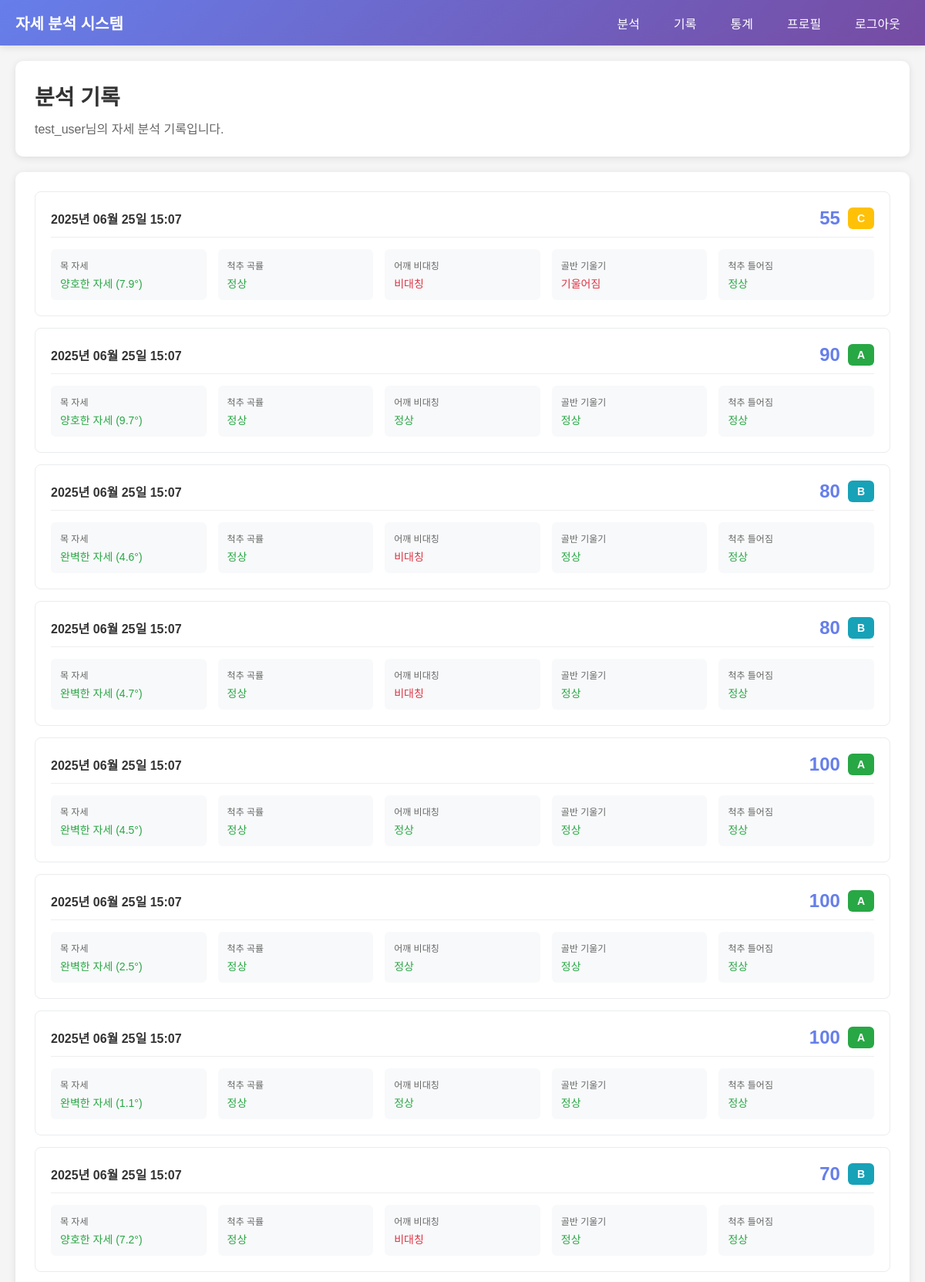
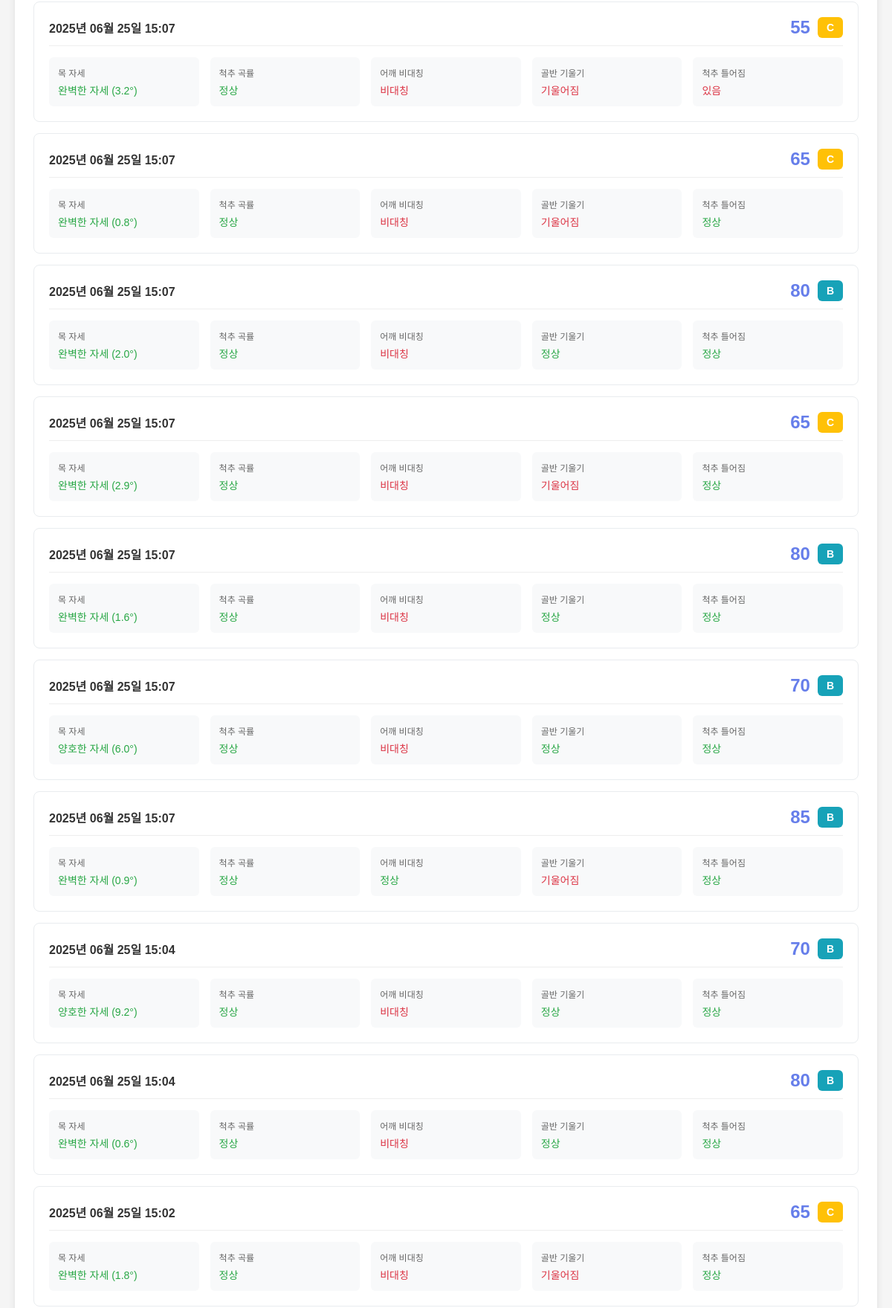
Page /crud/history (signed in, upper part) on the committed database (2 pictures, top to bottom).
### apps/crud/models.py (models this page shows, shortened)
class User(db.Model):
    __tablename__ = "user"
    id = db.Column(db.Integer, primary_key=True)
    username = db.Column(db.String(80), unique=True, nullable=False, index=True)
    email = db.Column(db.String(120), unique=True, nullable=False, index=True)
    password_hash = db.Column(db.String(255), nullable=False)
    created_at = db.Column(db.DateTime, default=datetime.now)
    updated_at = db.Column(db.DateTime, default=datetime.now, onupdate=datetime.now)
    last_login = db.Column(db.DateTime)
    posture_records = db.relationship('PostureRecord', backref='user', lazy='dynamic', cascade='all, delete-orphan')
    @property
    def password(self):
        raise AttributeError("읽어 들일 수 없음")

class PostureRecord(db.Model):
    __tablename__ = "posture_record"
    id = db.Column(db.Integer, primary_key=True)
    user_id = db.Column(db.Integer, db.ForeignKey('user.id'), nullable=False)
    analysis_date = db.Column(db.DateTime, default=datetime.now)
    neck_angle = db.Column(db.Float)
    neck_grade = db.Column(db.String(1))  # A, B, C, D
    neck_description = db.Column(db.String(100))
    spine_is_hunched = db.Column(db.Boolean)
    spine_angle = db.Column(db.Float)
    shoulder_is_asymmetric = db.Column(db.Boolean)
    shoulder_height_difference = db.Column(db.Float)
    pelvic_is_tilted = db.Column(db.Boolean)
    pelvic_angle = db.Column(db.Float)
    spine_is_twisted = db.Column(db.Boolean)
    spine_alignment = db.Column(db.Float)
    overall_score = db.Column(db.Integer)  # 0-100 점수
    overall_grade = db.Column(db.String(1))  # A, B, C, D
    def calculate_overall_score(self):
        score = 100
        if self.neck_grade == 'A':
            score -= 0
        elif self.neck_grade == 'B':
            score -= 10
        elif self.neck_grade == 'C':
            score -= 20
        else:  # D
            score -= 30
        if self.spine_is_hunched:
            score -= 25
        if self.shoulder_is_asymmetric:
            score -= 20
        if self.pelvic_is_tilted:
            score -= 15
        if self.spine_is_twisted:
            score -= 10
        return max(0, score)
    def calculate_overall_grade(self):
        score = self.calculate_overall_score()
        if score >= 90:
            return 'A'
        elif score >= 70:
            return 'B'
        elif score >= 50:
            return 'C'
        else:
            return 'D'

### apps/crud/views.py (the view)
    def decorated_function(*args, **kwargs):
        if 'user_id' not in session:
            flash('로그인이 필요합니다.', 'error')
            return redirect(url_for('auth.login'))
        return f(*args, **kwargs)

### apps/crud/views.py (called while the page is built)
def login_required(f):
    def decorated_function(*args, **kwargs):
        if 'user_id' not in session:
            flash('로그인이 필요합니다.', 'error')
            return redirect(url_for('auth.login'))
        return f(*args, **kwargs)
    decorated_function.__name__ = f.__name__
    return decorated_function

@crud.route('/history')
@login_required
def history():
    user = User.query.get(session['user_id'])
    page = request.args.get('page', 1, type=int)
    per_page = 20
    records = user.posture_records.order_by(
        PostureRecord.analysis_date.desc()
    ).paginate(
        page=page, per_page=per_page, error_out=False
    )
    return render_template('crud/history.html',
                         user=user,
                         records=records)

### apps/templates/crud/history.html (shortened to what this page needs)
<!DOCTYPE html>
<html lang="ko">
<head>
</head>
<body>
    <nav class="navbar">
        <div class="navbar-brand">자세 분석 시스템</div>
        <ul class="navbar-nav">
            <li><a href="{{ url_for('crud.index') }}">분석</a></li>
            <li><a href="{{ url_for('crud.history') }}">기록</a></li>
            <li><a href="{{ url_for('crud.statistics') }}">통계</a></li>
            <li><a href="{{ url_for('auth.profile') }}">프로필</a></li>
            <li><a href="{{ url_for('auth.logout') }}">로그아웃</a></li>
        </ul>
    </nav>
    <div class="container">
        <div class="page-header">
            <h1 class="page-title">분석 기록</h1>
            <p class="page-subtitle">{{ user.username }}님의 자세 분석 기록입니다.</p>
        </div>
        <div class="records-container">
            {% if records.items %}
                {% for record in records.items %}
                    <div class="record-card">
                        <div class="record-header">
                            <div class="record-date">
                                {{ record.analysis_date.strftime('%Y년 %m월 %d일 %H:%M') }}
                            </div>
                            <div class="record-score">
                                <span class="score-number">{{ record.calculate_overall_score() }}</span>
                                <span class="grade-badge grade-{{ record.calculate_overall_grade().lower() }}">
                                    {{ record.calculate_overall_grade() }}
                                </span>
                            </div>
                        </div>
                        <div class="record-details">
                            <div class="detail-item">
                                <div class="detail-label">목 자세</div>
                                <div class="detail-value {% if record.neck_grade in ['A', 'B'] %}good{% elif record.neck_grade == 'C' %}warning{% else %}bad{% endif %}">
                                    {{ record.neck_description }} ({{ "%.1f"|format(record.neck_angle) }}°)
                                </div>
                            </div>
                            <div class="detail-item">
                                <div class="detail-label">척추 곡률</div>
                                <div class="detail-value {% if not record.spine_is_hunched %}good{% else %}bad{% endif %}">
                                    {% if record.spine_is_hunched %}굽음{% else %}정상{% endif %}
                                </div>
                            </div>
                            <div class="detail-item">
                                <div class="detail-label">어깨 비대칭</div>
                                <div class="detail-value {% if not record.shoulder_is_asymmetric %}good{% else %}bad{% endif %}">
                                    {% if record.shoulder_is_asymmetric %}비대칭{% else %}정상{% endif %}
                                </div>
                            </div>
                            <div class="detail-item">
                                <div class="detail-label">골반 기울기</div>
                                <div class="detail-value {% if not record.pelvic_is_tilted %}good{% else %}bad{% endif %}">
                                    {% if record.pelvic_is_tilted %}기울어짐{% else %}정상{% endif %}
                                </div>
                            </div>
                            <div class="detail-item">
                                <div class="detail-label">척추 틀어짐</div>
                                <div class="detail-value {% if not record.spine_is_twisted %}good{% else %}bad{% endif %}">
                                    {% if record.spine_is_twisted %}있음{% else %}정상{% endif %}
                                </div>
                            </div>
                        </div>
                    </div>
                {% endfor %}
            {% else %}
                <div class="no-records">
                    <h3>아직 분석 기록이 없습니다</h3>
                    <p>자세 분석을 시작하여 첫 번째 기록을 만들어보세요!</p>
                    <a href="{{ url_for('crud.index') }}" class="start-analysis-btn">자세 분석 시작하기</a>
                </div>
            {% endif %}
        </div>
    </div>
</body>
</html>

### apps/templates/crud/history.html (style rules this page uses)
* { margin: 0; padding: 0; box-sizing: border-box; }
body { font-family: 'Arial', sans-serif; background: #f5f5f5; }
.navbar { background: linear-gradient(135deg, #667eea 0%, #764ba2 100%); color: white; padding: 15px 20px; display: flex; justify-content: space-between; align-items: center; box-shadow: 0 2px 10px rgba(0,0,0,0.1); }
.navbar-brand { font-size: 20px; font-weight: bold; }
.navbar-nav { display: flex; list-style: none; gap: 20px; }
.navbar-nav a { color: white; text-decoration: none; padding: 8px 12px; border-radius: 5px; transition: background-color 0.3s; }
.container { max-width: 1200px; margin: 0 auto; padding: 20px; }
.page-header { background: white; border-radius: 10px; padding: 25px; margin-bottom: 20px; box-shadow: 0 2px 10px rgba(0,0,0,0.1); }
.page-title { font-size: 28px; color: #333; margin-bottom: 10px; }
.page-subtitle { color: #666; }
.records-container { background: white; border-radius: 10px; padding: 25px; box-shadow: 0 2px 10px rgba(0,0,0,0.1); }
.record-card { border: 1px solid #e9ecef; border-radius: 8px; padding: 20px; margin-bottom: 15px; transition: box-shadow 0.3s ease; }
.record-header { display: flex; justify-content: space-between; align-items: center; margin-bottom: 15px; padding-bottom: 10px; border-bottom: 1px solid #eee; }
.record-date { font-size: 16px; font-weight: bold; color: #333; }
.record-score { display: flex; align-items: center; gap: 10px; }
.score-number { font-size: 24px; font-weight: bold; color: #667eea; }
.grade-badge { padding: 6px 12px; border-radius: 6px; font-size: 14px; font-weight: bold; color: white; }
.grade-a { background-color: #28a745; }
.grade-b { background-color: #17a2b8; }
.grade-c { background-color: #ffc107; }
.record-details { display: grid; grid-template-columns: repeat(auto-fit, minmax(200px, 1fr)); gap: 15px; }
.detail-item { background: #f8f9fa; padding: 12px; border-radius: 6px; }
.detail-label { font-size: 12px; color: #666; margin-bottom: 5px; text-transform: uppercase; font-weight: 500; }
.detail-value { font-size: 14px; color: #333; font-weight: 500; }
.detail-value.good { color: #28a745; }
.detail-value.bad { color: #dc3545; }

### rows in the picture
User: username "test_user"
PostureRecord: analysis_date "2025년 06월 25일 15:07", calculate_overall_score "55", calculate_overall_grade "C", neck_description "양호한 자세", neck_angle "7.9", shows "정상", shows "비대칭", shows "기울어짐"
PostureRecord: analysis_date "2025년 06월 25일 15:07", calculate_overall_score "90", calculate_overall_grade "A", neck_description "양호한 자세", neck_angle "9.7", shows "정상"
PostureRecord: analysis_date "2025년 06월 25일 15:07", calculate_overall_score "80", calculate_overall_grade "B", neck_description "완벽한 자세", neck_angle "4.6", shows "정상", shows "비대칭"
PostureRecord: analysis_date "2025년 06월 25일 15:07", calculate_overall_score "80", calculate_overall_grade "B", neck_description "완벽한 자세", neck_angle "4.7", shows "정상", shows "비대칭"
PostureRecord: analysis_date "2025년 06월 25일 15:07", calculate_overall_score "100", calculate_overall_grade "A", neck_description "완벽한 자세", neck_angle "4.5", shows "정상"
PostureRecord: analysis_date "2025년 06월 25일 15:07", calculate_overall_score "100", calculate_overall_grade "A", neck_description "완벽한 자세", neck_angle "2.5", shows "정상"
PostureRecord: analysis_date "2025년 06월 25일 15:07", calculate_overall_score "100", calculate_overall_grade "A", neck_description "완벽한 자세", neck_angle "1.1", shows "정상"
PostureRecord: analysis_date "2025년 06월 25일 15:07", calculate_overall_score "70", calculate_overall_grade "B", neck_description "양호한 자세", neck_angle "7.2", shows "정상", shows "비대칭"
PostureRecord: analysis_date "2025년 06월 25일 15:07", calculate_overall_score "55", calculate_overall_grade "C", neck_description "완벽한 자세", neck_angle "3.2", shows "정상", shows "비대칭", shows "기울어짐", shows "있음"
PostureRecord: analysis_date "2025년 06월 25일 15:07", calculate_overall_score "65", calculate_overall_grade "C", neck_description "완벽한 자세", neck_angle "0.8", shows "정상", shows "비대칭", shows "기울어짐"
PostureRecord: analysis_date "2025년 06월 25일 15:07", calculate_overall_score "80", calculate_overall_grade "B", neck_description "완벽한 자세", neck_angle "2.0", shows "정상", shows "비대칭"
PostureRecord: analysis_date "2025년 06월 25일 15:07", calculate_overall_score "65", calculate_overall_grade "C", neck_description "완벽한 자세", neck_angle "2.9", shows "정상", shows "비대칭", shows "기울어짐"
PostureRecord: analysis_date "2025년 06월 25일 15:07", calculate_overall_score "80", calculate_overall_grade "B", neck_description "완벽한 자세", neck_angle "1.6", shows "정상", shows "비대칭"
PostureRecord: analysis_date "2025년 06월 25일 15:07", calculate_overall_score "70", calculate_overall_grade "B", neck_description "양호한 자세", neck_angle "6.0", shows "정상", shows "비대칭"
PostureRecord: analysis_date "2025년 06월 25일 15:07", calculate_overall_score "85", calculate_overall_grade "B", neck_description "완벽한 자세", neck_angle "0.9", shows "정상", shows "기울어짐"
PostureRecord: analysis_date "2025년 06월 25일 15:04", calculate_overall_score "70", calculate_overall_grade "B", neck_description "양호한 자세", neck_angle "9.2", shows "정상", shows "비대칭"
PostureRecord: analysis_date "2025년 06월 25일 15:04", calculate_overall_score "80", calculate_overall_grade "B", neck_description "완벽한 자세", neck_angle "0.6", shows "정상", shows "비대칭"
PostureRecord: analysis_date "2025년 06월 25일 15:02", calculate_overall_score "65", calculate_overall_grade "C", neck_description "완벽한 자세", neck_angle "1.8", shows "정상", shows "비대칭", shows "기울어짐"
